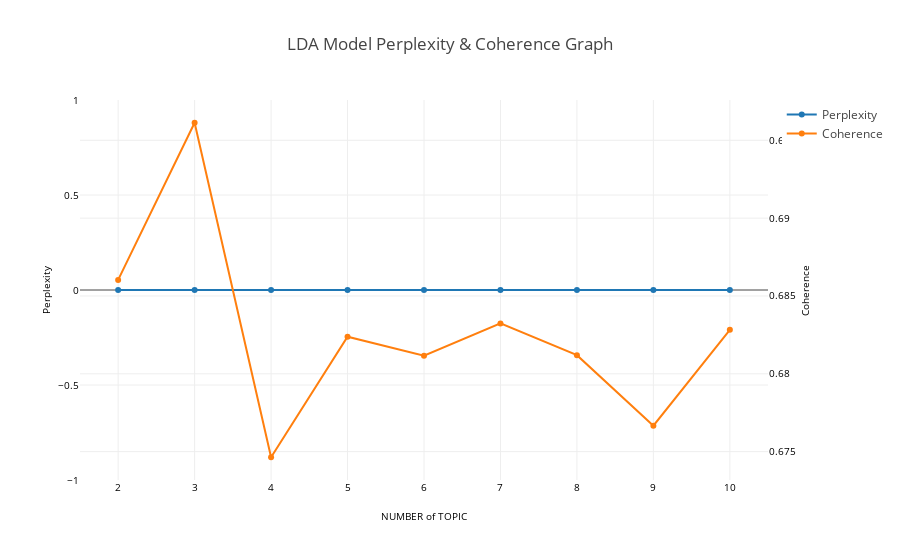

Write notebook code for a chart like this one.
### Code cell
MAX_TOPICS = 10 

#coherence, perplexity
tc.set_plotly()
tc.get_model_validation_graph("hdp", tokenized_sentence_list, MAX_TOPICS)

### Figure 1 — Plotly figure (JSON) as saved in the notebook; plotly's stock layout.template omitted (floating-point values rounded to 4 significant figures)
{"data": [{"marker": {}, "name": "Perplexity", "type": "scatter", "x": ["2", "3", "4", "5", "6", "7", "8", "9", "10"], "y": [0, 0, 0, 0, 0, 0, 0, 0, 0], "yaxis": "y"}, {"marker": {}, "name": "Coherence", "type": "scatter", "x": ["2", "3", "4", "5", "6", "7", "8", "9", "10"], "y": [0.686, 0.6961, 0.6746, 0.6824, 0.6812, 0.6832, 0.6812, 0.6767, 0.6828], "yaxis": "y2"}], "layout": {"title": "LDA Model Perplexity & Coherence Graph", "xaxis": {"dtick": 1, "exponentformat": "e", "showexponent": "all", "showticklabels": true, "tickangle": 0, "tickfont": {"color": "black", "size": 10}, "title": "NUMBER of TOPIC", "titlefont": {"color": "black", "size": 10}}, "yaxis": {"exponentformat": "e", "showexponent": "all", "showticklabels": true, "tickangle": 0, "tickfont": {"color": "black", "size": 10}, "title": "Perplexity", "titlefont": {"color": "black", "size": 10}}, "yaxis2": {"overlaying": "y", "showticklabels": true, "side": "right", "tickangle": 0, "tickfont": {"color": "black", "size": 10}, "title": "Coherence", "titlefont": {"color": "black", "size": 10}}}}
